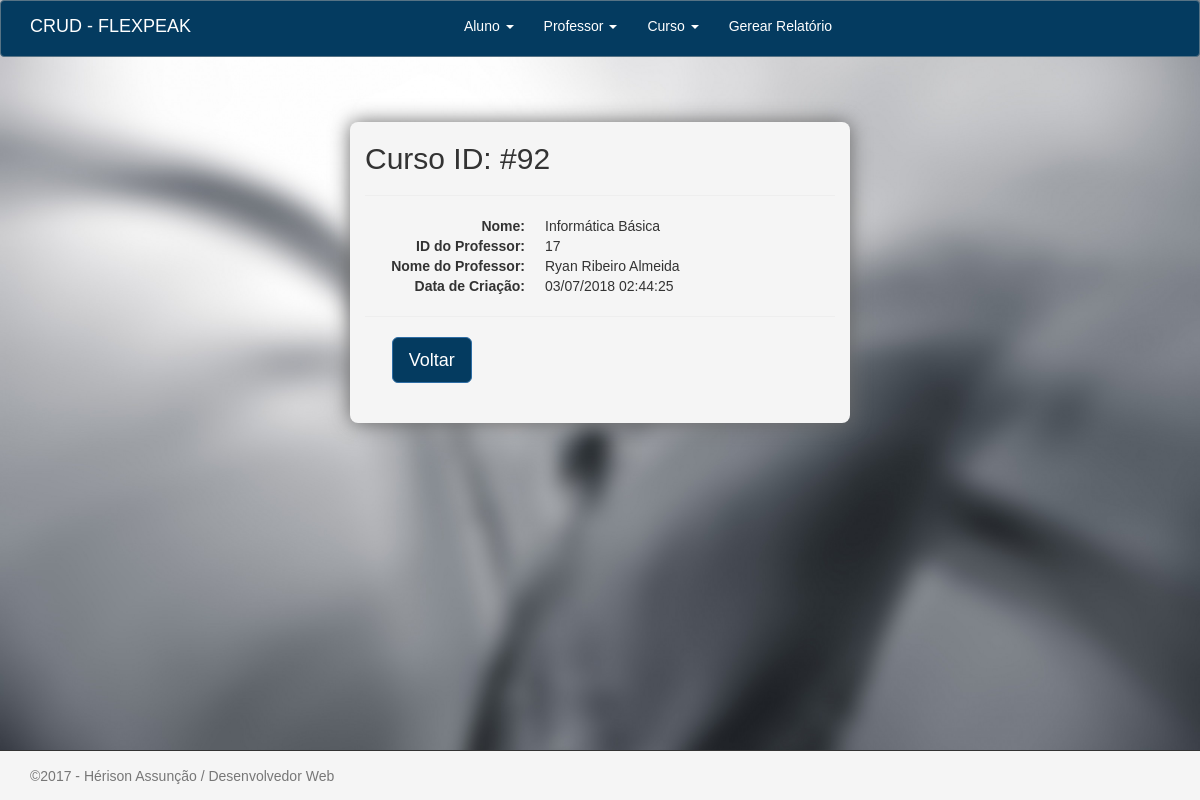
/cursos/visualizarcurso/92, run on the app's committed database.
### tables this page shows
CREATE TABLE `cursos` (
  `id_curso` int(11) NOT NULL,
  `nome` varchar(150) NOT NULL,
  `data_criacao` timestamp NOT NULL DEFAULT CURRENT_TIMESTAMP,
  `id_professor` int(11) DEFAULT '0'
);

CREATE TABLE `professores` (
  `id_professor` int(11) NOT NULL,
  `nome` varchar(150) NOT NULL,
  `data_nascimento` date NOT NULL,
  `data_criacao` timestamp NOT NULL DEFAULT CURRENT_TIMESTAMP
);

### application/controllers/Cursos.php (called while the page is built, shortened)
<?php
class Cursos extends CI_Controller{
    public function VisualizarCurso($id){
        $this->load->model('cursos_model');
        $query = $this->cursos_model->selecionarId($id);
        $dados['curso'] = $query;
        $this->load->view('cursos/visualizar-curso', $dados);
    }
}
?>

### index.php (called while the page is built, shortened)
<?php
require_once BASEPATH.'core/CodeIgniter.php';

### application/models/Cursos_model.php (called while the page is built, shortened)
<?php
class cursos_model extends CI_Model
{
    public function selecionarId($id = NULL)
    {
        if ($id != NULL):
            $this->db->select('id_curso, c.nome nome_curso, c.data_criacao criacao_curso, p.id_professor, p.nome nome_professor');
            $this->db->from('cursos c');
            $this->db->join('professores p', 'c.id_professor = p.id_professor');
            $this->db->where('id_curso', $id);
            $query = $this->db->get();
            return $query->row();
        endif;
    }
}

### application/views/cursos/visualizar-curso.php (the view, shortened to what this page needs)
<div class="container bloco-visualizar ">
    <h2>Curso ID: #<?php echo $curso->id_curso; ?></h2>
    <hr>
    <div class="dl-horizontal">
        <dt>Nome: </dt>
        <dd><?php echo $curso->nome_curso; ?></dd>
        <dt>ID do Professor: </dt>
        <dd><?php echo $curso->id_professor; ?></dd>
        <dt>Nome do Professor: </dt>
        <dd><?php echo $curso->nome_professor; ?></dd>
        <dt>Data de Criação: </dt>
        <dd><?php echo date("d/m/Y H:i:s", strtotime($curso->criacao_curso)); ?></dd>
    </div>
    <hr>
    <div class="row">
        <div class="col-xs-offset-1">
            <a href="<?=base_url('cursos/gerenciar-curso')?>" class="btn btn-lg btn-primary"><i class=""></i>Voltar</a>
        </div>
    </div>
</div>

### assets/css/estilo.css (style rules this page uses)
html, body { height: 100%; background: url(../img/img1.jpg) no-repeat center #333; background-size: cover; }
html, * { margin: 0; padding: 0; }
body { font-family: 'calibri light', calibri, arial, sans-serif; }
.bloco-visualizar { width: 500px; margin-top: 65px; padding-bottom: 40px; background-color: whitesmoke; border-radius: 8px; box-shadow: 0px 0px 20px #666; }
.btn-primary { background-color: #043b60 !important; }

### data on the page
cursos: id_curso "92", nome "Informática Básica", id_professor.id_professor "17", id_professor.nome "Ryan Ribeiro Almeida", data_criacao "03/07/2018 02:44:25"
